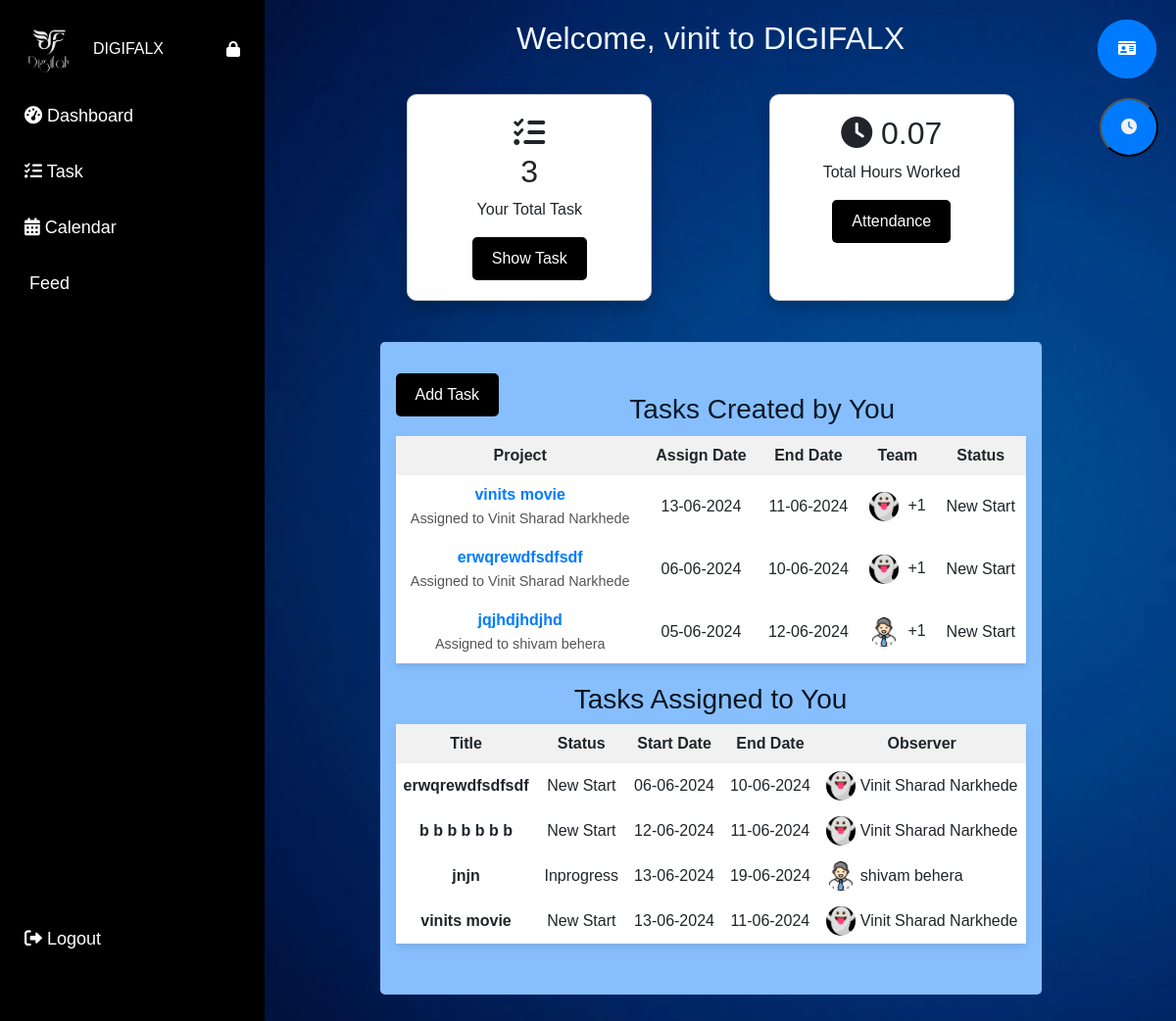
Page /userhome (signed in) on the committed database.
### app.py (models this page shows)
class TimeEntry(db.Model):
    id = db.Column(db.Integer, primary_key=True)
    employee_id = db.Column(db.Integer, db.ForeignKey('employee.id'), nullable=False)
    date = db.Column(db.Date, nullable=False)
    clock_in = db.Column(db.DateTime)
    break_time = db.Column(db.DateTime)
    resume_time = db.Column(db.DateTime)
    clock_out = db.Column(db.DateTime)
    total_hours = db.Column(db.Float)

class Task(db.Model):
    id = db.Column(db.Integer, primary_key=True)
    employee_id = db.Column(db.Integer, db.ForeignKey('employee.id'), nullable=False)
    observer_id = db.Column(db.Integer, db.ForeignKey('employee.id'))
    title = db.Column(db.String(150), nullable=False)
    description = db.Column(db.Text, nullable=False)
    status = db.Column(db.String(50), nullable=False, default='new start')
    startdate = db.Column(db.Date, nullable=False)
    enddate = db.Column(db.Date, nullable=False)
    created_by = db.Column(db.String(100), nullable=False)
    summary = db.Column(db.Text)
    assignees = db.relationship('Employee', secondary='task_assignee', backref=db.backref('assigned_tasks', lazy='dynamic'),
                                primaryjoin="Task.id == TaskAssignee.task_id",
                                secondaryjoin="TaskAssignee.employee_id == Employee.id",
                                lazy='dynamic')
    observer = db.relationship('Employee', foreign_keys=[observer_id], lazy='select')

class Employee(db.Model):
    id = db.Column(db.Integer, primary_key=True)
    username = db.Column(db.String(150), nullable=False, unique=True)
    password = db.Column(db.String(150), nullable=False)
    name = db.Column(db.String(100), nullable=False)
    email = db.Column(db.String(100), nullable=False)
    position = db.Column(db.String(100), nullable=False)
    joining_date = db.Column(db.Date, nullable=False, default=datetime.utcnow)
    profile_picture = db.Column(db.String(120), nullable=True)
    group_id = db.Column(db.Integer, db.ForeignKey('group.id'), nullable=True)
    events = db.relationship('Event', backref='employee', lazy=True)
    time_entries = db.relationship('TimeEntry', backref='employee', lazy=True)
    tasks = db.relationship('Task', backref='assigned_employee', foreign_keys=[Task.employee_id], lazy=True)
    observed_tasks = db.relationship('Task', backref='observer_employee', foreign_keys=[Task.observer_id], lazy=True)

### app.py (the view, shortened to what this page needs)
@app.route('/userhome', methods=['GET', 'POST'])
def userhome():
    if 'username' not in session:
        flash('You are not logged in!', 'warning')
        return redirect(url_for('login'))
    employee_id = session['employee_id']
    employee = Employee.query.get_or_404(employee_id)
    group_names = ', '.join(group.name for group in employee.groups) if employee.groups else 'No Group'
    search_status = request.form.get('search_status', '')
    search_title = request.form.get('search_title', '')
    base_query = db.session.query(Task).outerjoin(Employee, Task.observer_id == Employee.id).add_columns(Employee.name.label('observer_name'))
    if search_status:
        created_tasks = base_query.filter(Task.employee_id == employee_id, Task.status.ilike(f'%{search_status}%')).all()
        assigned_tasks = base_query.join(TaskAssignee, Task.id == TaskAssignee.task_id).filter(TaskAssignee.employee_id == employee_id, Task.status.ilike(f'%{search_status}%')).all()
    elif search_title:
        created_tasks = base_query.filter(Task.employee_id == employee_id, Task.title.ilike(f'%{search_title}%')).all()
        assigned_tasks = base_query.join(TaskAssignee, Task.id == TaskAssignee.task_id).filter(TaskAssignee.employee_id == employee_id, Task.title.ilike(f'%{search_title}%')).all()
    else:
        created_tasks = base_query.filter(Task.employee_id == employee_id).all()
        assigned_tasks = base_query.join(TaskAssignee, Task.id == TaskAssignee.task_id).filter(TaskAssignee.employee_id == employee_id).all()
    task_count = Task.query.filter_by(employee_id=employee_id).count()
    today = datetime.today().date()
    entry = TimeEntry.query.filter_by(employee_id=employee_id, date=today).first() or TimeEntry(total_hours=0)
    events = Event.query.all()
    name = employee.name
    email = employee.email
    position = employee.position
    profile_picture = employee.profile_picture or 'default.png'
    employees = Employee.query.all()
    return render_template('userhome.html',
                           events=events,
                           task_count=task_count,
                           created_tasks=created_tasks,
                           assigned_tasks=assigned_tasks,
                           username=session['username'],
                           name=name,
                           email=email,
                           position=position,
                           entry=entry,
                           group_names=group_names,
                           search_status=search_status,
                           search_title=search_title,
                           profile_picture=profile_picture,
                           employee=employee,
                           employees=employees)

### templates/userhome.html (shortened to what this page needs)
<!DOCTYPE html>
<html lang="en">
<head>
    <link rel="stylesheet" href="https://maxcdn.bootstrapcdn.com/bootstrap/4.5.2/css/bootstrap.min.css">
    <link rel="stylesheet" href="https://cdnjs.cloudflare.com/ajax/libs/font-awesome/6.0.0-beta3/css/all.min.css">
    <link rel="stylesheet" href="https://stackpath.bootstrapcdn.com/bootstrap/4.3.1/css/bootstrap.min.css">
    <link rel="stylesheet" type="text/css" href="{{ url_for('static', filename='userhome.css') }}">
    <link rel="stylesheet" type="text/css" href="{{ url_for('static', filename='usercalender.css') }}">
</head>
<body
    style="background-image: url(/static/images/bg.png); font-family: 'Trebuchet MS', 'Lucida Sans Unicode', 'Lucida Grande', 'Lucida Sans', Arial, sans-serif;">
    <div class="sidebar" id="mySidebar">
        <div class="sidebar-header">
            <img src="/static/images/logo.png" alt="Logo" class="sidebar-logo">
            <span class="sidebar-text">DIGIFALX</span>
            <i class="fas fa-lock" id="lockIcon" onclick="toggleLock()"></i>
        </div>
        <a href="{{ url_for('userhome') }}"><i class="fas fa-tachometer-alt"></i> <span
                class="menu-text">Dashboard</span></a>
        <a href="#" onclick="showtaskPage()"><i class="fas fa-tasks"></i> <span class="menu-text">Task</span></a>
        <a href="#" onclick="eventPage()"><i class="fas fa-calendar-alt"></i> <span
                class="menu-text">Calendar</span></a>
                <a href="{{ url_for('feed') }}"> <span
                    class="menu-text">Feed</span></a>
        <a href="{{ url_for('logout') }}" class="logout"><i class="fas fa-sign-out-alt"></i> <span
                class="menu-text">Logout</span></a>
    </div>
    <div id="main">
        <button class="profile-button" onclick="openProfilePage()"></button>
        <div class="content">
            <h2 style="text-align: center; color: aliceblue;">Welcome, {{ username }} to DIGIFALX</h2>
            <div
                style="display: flex; justify-content: center; align-items: flex-start; height: auto; padding-top: 20px;">
                <div
                    style="display: flex; flex-wrap: wrap; justify-content: space-around; width: 100%; max-width: 1200px;">
                    <div
                        style="width: 250px; padding: 20px; margin: 10px; border: 1px solid #ccc; border-radius: 10px; box-shadow: 0 8px 16px rgba(0, 0, 0, 0.2); background-color: white; text-align: center;">
                        <h2 style="margin-top: 0;"> <i class="fas fa-tasks"></i> <br> {{ task_count }}</h2>
                        <p> Your Total Task</p>
                        <button onclick="showtaskPage()"
                            style="background-color: #000000; color: white; padding: 10px 20px; border: none; border-radius: 5px; cursor: pointer; margin-bottom: 20px; display: block; margin: auto;">
                            Show Task
                        </button>
                    </div>
                    <div
                        style="width: 250px; padding: 20px; margin: 10px; border: 1px solid #ccc; border-radius: 10px; box-shadow: 0 8px 16px rgba(0, 0, 0, 0.2); background-color: white; text-align: center;">
                        <h2 style="margin-top: 0;"><i class="fas fa-clock"></i> {{ entry.total_hours }}</h2>
                        <p>Total Hours Worked</p>
                        <a href="{{ url_for('attendance') }}"><button
                                style="background-color: #000000; color: white; padding: 10px 20px; border: none; border-radius: 5px; cursor: pointer;">Attendance</button></a>
                    </div>
                </div>
            </div>
            <div class="jumbotron" style="background-color: #87bffe;">
                <button onclick="openSlidingPage()"
                    style="background-color: #000000; color: white; padding: 10px 20px; border: none; border-radius: 5px; cursor: pointer; margin-bottom: 20px; float: left;">Add
                    Task</button>
                {% if created_tasks %}
                <h3 style="color: rgb(8, 25, 40);">Tasks Created by You</h3>
                <table>
                    <thead>
                        <tr>
                            <th>Project</th>
                            <th>Assign Date</th>
                            <th>End Date</th>
                            <th>Team</th>
                            <th>Status</th>
                        </tr>
                    </thead>
                    <tbody>
                        {% for task, observer_name in created_tasks %}
                        <tr>
                            <td>
                                <a href="{{ url_for('usertaskdetails', task_id=task.id) }}" class="task-title">{{
                                    task.title }}</a><br>
                                <span class="assigned-to">Assigned to {% for assignee in task.assignees %}
                                    {{ assignee.name }}{% if not loop.last %}, {% endif %}
                                    {% endfor %}</span>
                            </td>
                            <td>{{ task.startdate.strftime('%d-%m-%Y') }}</td>
                            <td>{{ task.enddate.strftime('%d-%m-%Y') }}</td>
                            <td>
                                {% for assignee in task.assignees %}
                                <img src="{{ url_for('static', filename='profile_pics/' + (assignee.profile_picture if assignee.profile_picture else 'default.png')) }}"
                                    class="profile-pic" alt="{{ assignee.name }}">
                                {% endfor %}
                                +{{ task.assignees.count() }}
                            </td>
                            <td class="status">{{ task.status }}</td>
                        </tr>
                        {% endfor %}
                    </tbody>
                </table>
                {% else %}
                <p>No tasks created.</p>
                {% endif %}
                {% if assigned_tasks %}
                <h3 style="color: rgb(7, 20, 32);">Tasks Assigned to You</h3>
                <table>
                    <thead>
                        <tr>
                            <th>Title</th>
                            <th>Status</th>
                            <th>Start Date</th>
                            <th>End Date</th>
                            <th>Observer</th>
                        </tr>
                    </thead>
                    <tbody>
                        {% for task, observer_name in assigned_tasks %}
                        <tr>
                            <td><span class="task-title">{{ task.title }}</span></td>
                            <td class="status">{{ task.status }}</td>
                            <td>{{ task.startdate.strftime('%d-%m-%Y') }}</td>
                            <td>{{ task.enddate.strftime('%d-%m-%Y') }}</td>
                            <td class="observer">
                                {% if task.observer %}
                                <img src="{{ url_for('static', filename='profile_pics/' + (task.observer.profile_picture if task.observer.profile_picture else 'default.png')) }}"
                                    alt="{{ task.observer.name }}" class="profile-pic">
                                {{ observer_name }}
                                {% else %}
                                None
                                {% endif %}
                            </td>
                        </tr>
                        {% endfor %}
                    </tbody>
                </table>
                {% else %}
                <p>No tasks assigned to you.</p>
                {% endif %}
            </div>
            <button class="profile-button" onclick="toggleProfilePage()"><i class="fas fa-id-card"></i></button>
            <div class="dropdown">
                <button style="border-radius: 50%; width:60px; height:60px; background: #007bff; color: #f1f1f1;"><i
                        class="fas fa-clock"></i></button>
</body>
</html>

### static/userhome.css (style rules this page uses)
body { margin: 0; background: linear-gradient(120deg, #f0f4f8, #d9e2ec); font-family: 'Trebuchet MS', 'Lucida Sans Unicode', 'Lucida Grande', 'Lucida Sans', Arial, sans-serif; background-image: url(/static/images/bg.png); }
.sidebar { height: 100%; width: 270px; position: fixed; top: 0; left: 0; background-color: black; overflow-x: hidden; transition: 0.5s; padding-top: 0; z-index: 1000; }
.sidebar-header { display: flex; align-items: center; padding: 15px 25px; color: white; margin-top: 10px; }
.sidebar-logo { width: 50px; height: 50px; margin-right: 20px; }
.sidebar-text { flex-grow: 1; }
#lockIcon { cursor: pointer; }
.sidebar a { padding: 15px 25px; text-decoration: none; font-size: large; color: rgb(255, 255, 255); display: block; transition: 0.3s; }
.sidebar a.logout { position: absolute; bottom: 80px; width: 100%; }
#main { transition: margin-left 0.5s; padding: 20px; margin-left: 250px; }
.jumbotron { padding: 2rem 1rem; margin: 2rem; border-radius: 0.3rem; text-align: center; position: relative; box-shadow: inset; width 90% }
table { width: 100%; border-collapse: collapse; margin-bottom: 20px; background: #ffffff; box-shadow: 0 4px 8px rgba(0, 0, 0, 0.1); }
th, td { padding: 8px; text-align: center; }
th { background-color: #f1f1f1; }
tr:nth-child(even) { background-color: #ffffff; }
h3 { margin-top: 20px; }
img { border-radius: 50%; vertical-align: middle; }
.task-title { font-weight: bold; }
.assigned-to { margin-top: 5px; font-size: 0.9em; color: #555; }
.status { text-transform: capitalize; }
.profile-pic { width: 30px; height: 30px; border-radius: 50%; margin-right: 5px; }
.observer { display: flex; align-items: center; }
.observer img { margin-right: 5px; }
.profile-button { width: 60px; height: 60px; background-color: #007bff; color: white; border-radius: 50%; border: none; position: fixed; top: 20px; right: 20px; z-index: 1001; transition: 0.3s; }
.dropdown { position: fixed; top: 100px; right: 18px; }

### static/usercalender.css (style rules this page uses)
* { box-sizing: border-box; }
body { font-family: 'Trebuchet MS', 'Lucida Sans Unicode', 'Lucida Grande', 'Lucida Sans', Arial, sans-serif; margin: 0; padding: 0; display: flex; justify-content: center; align-items: center; min-height: 100vh; background: #81a9ff; }

### rows in the picture
TimeEntry: total_hours "0.07"
Task: title "vinits movie", startdate "13-06-2024", enddate "11-06-2024", assignees.count "1", status "New Start", profile_picture (picture), name "Vinit Sharad Narkhede"
Employee: name "Vinit Sharad Narkhede", profile_picture (picture)
Task: title "erwqrewdfsdfsdf", startdate "06-06-2024", enddate "10-06-2024", assignees.count "1", status "New Start", profile_picture (picture), name "Vinit Sharad Narkhede"
Task: title "jqjhdjhdjhd", startdate "05-06-2024", enddate "12-06-2024", assignees.count "1", status "New Start"
Employee: name "shivam behera", shows a picture
Task: title "b b b b b b b", status "New Start", startdate "12-06-2024", enddate "11-06-2024", profile_picture (picture), name "Vinit Sharad Narkhede"
Task: title "jnjn", status "Inprogress", startdate "13-06-2024", enddate "19-06-2024", shows a picture, name "shivam behera"

### other values in the picture
{{ username }} "vinit"
{{ task_count }} "3"
